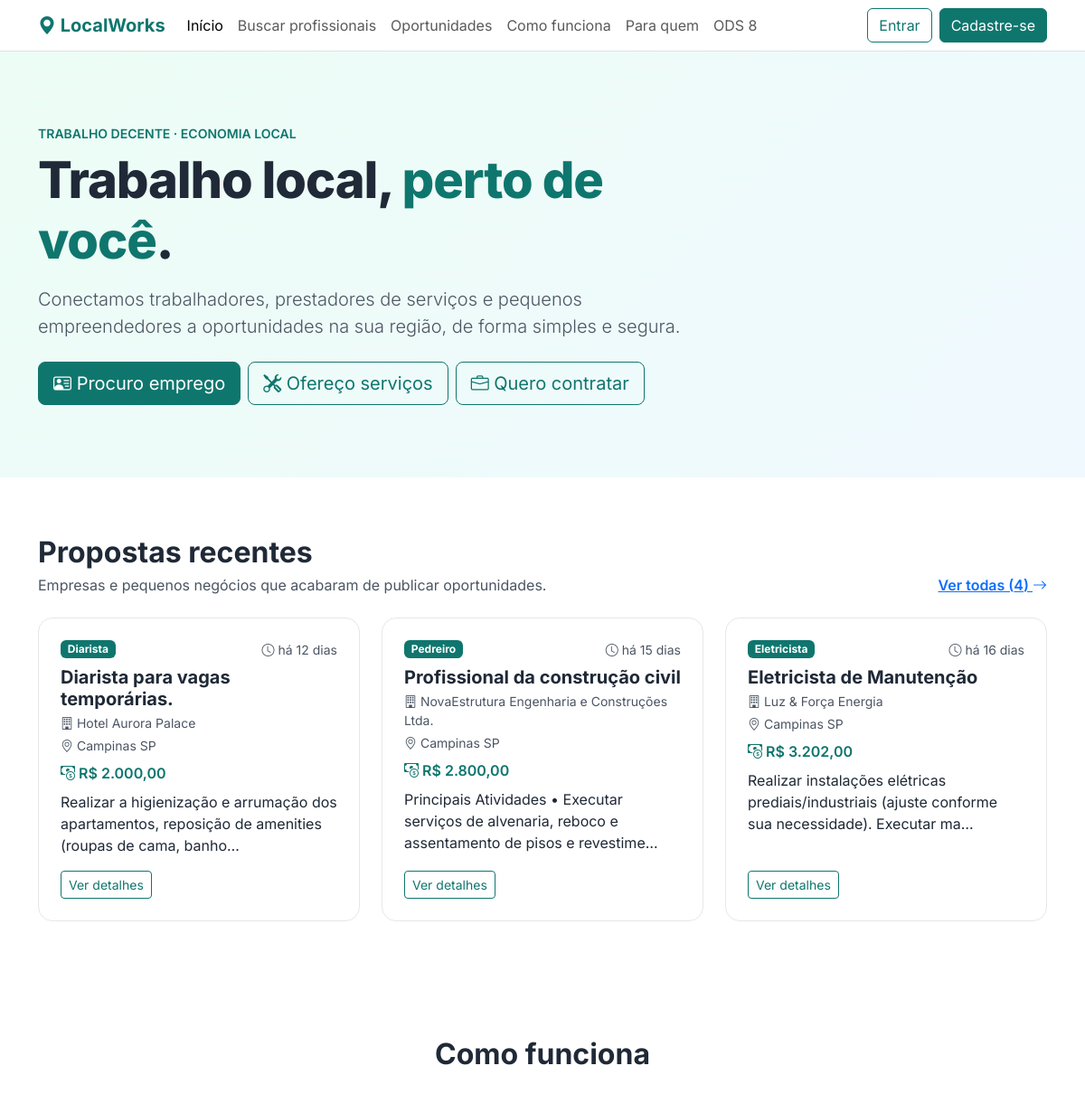
Before: / (upper part) with the older database file.
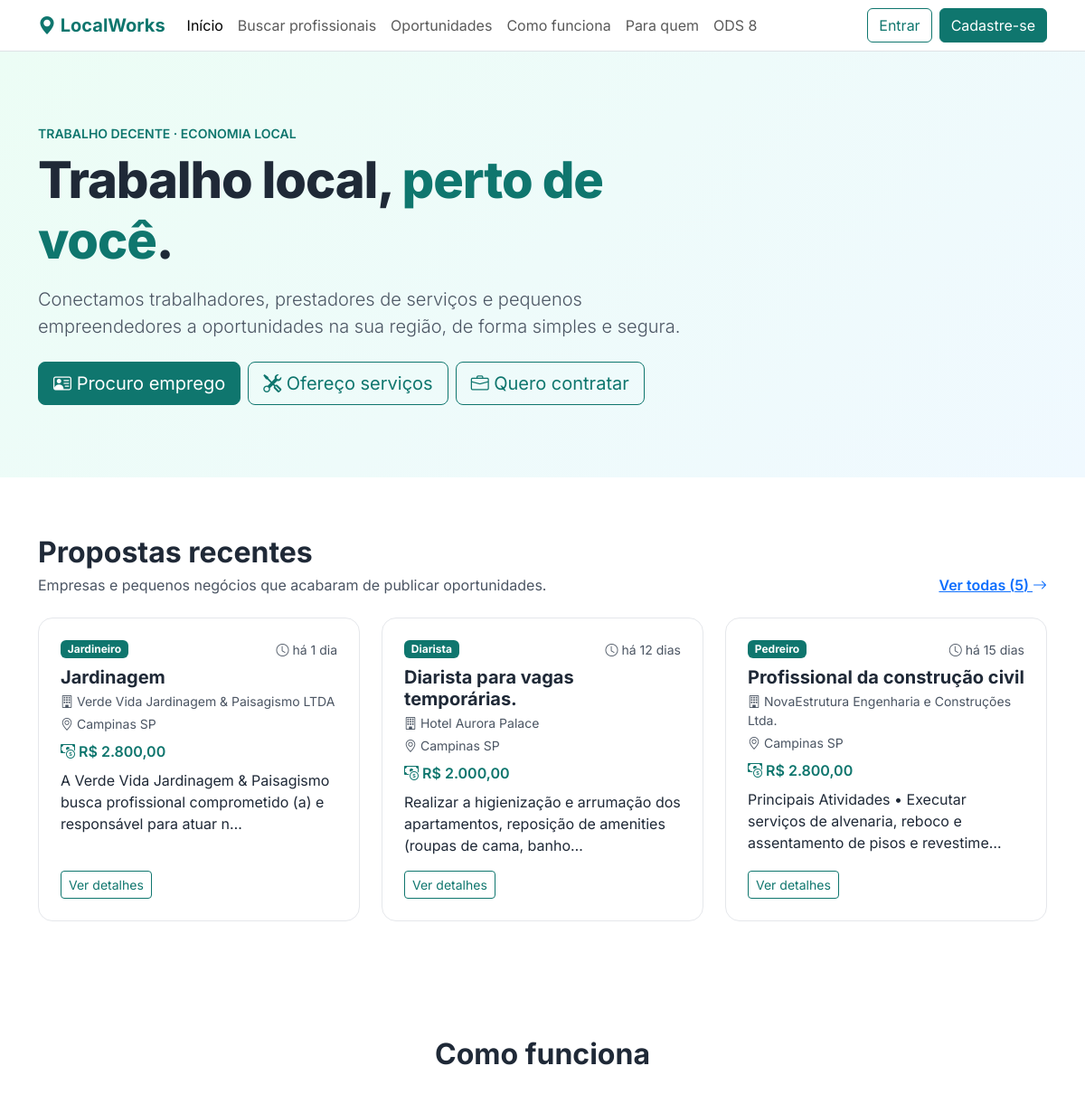
After: the same page with the newer database file.
### tables this page shows
CREATE TABLE `oportunidade` (
  `id_oportunidade` int(10) UNSIGNED NOT NULL,
  `titulo` varchar(100) NOT NULL,
  `descricao` text DEFAULT NULL,
  `localizacao` varchar(100) DEFAULT NULL,
  `valor_proposto` decimal(10,2) DEFAULT NULL,
  `publicada` tinyint(1) NOT NULL DEFAULT 1,
  `data_publicacao` datetime NOT NULL DEFAULT current_timestamp(),
  `id_contratante` int(10) UNSIGNED NOT NULL,
  `id_categoria` int(10) UNSIGNED NOT NULL
);

CREATE TABLE `categoria` (
  `id_categoria` int(10) UNSIGNED NOT NULL,
  `nome` varchar(100) NOT NULL,
  `descricao` text DEFAULT NULL,
  `aprovada` tinyint(1) NOT NULL DEFAULT 0
);

CREATE TABLE `contratante` (
  `id_contratante` int(10) UNSIGNED NOT NULL,
  `cnpj` varchar(18) DEFAULT NULL,
  `empresa` varchar(100) DEFAULT NULL
);

### includes/iniciar.php (called while the page is built, shortened)
<?php
require_once __DIR__ . '/../src/Conexao.php';
require_once __DIR__ . '/../src/Oportunidades.php';
function e(mixed $texto): string
{
    return htmlspecialchars((string) $texto, ENT_QUOTES, 'UTF-8');
}
function formatarValor(mixed $valor): string
{
    return 'R$ ' . number_format((float) $valor, 2, ',', '.');
}
function tempoDecorrido(?string $data): string
{
    try {
        $agora = new DateTimeImmutable('now');
        $inicio = new DateTimeImmutable($data);
    } catch (Throwable $ex) {
        return '';
    }
    $seg = $agora->getTimestamp() - $inicio->getTimestamp();
    $dias = intdiv($seg, 86400);
    if ($dias < 30) {
        return 'há ' . $dias . ($dias === 1 ? ' dia' : ' dias');
    }
    return 'em ' . $inicio->format('d/m/Y');
}
function usuarioLogado(): ?array
{
    return $_SESSION['usuario'] ?? null;
}

### src/Oportunidades.php (called while the page is built, shortened)
<?php
require_once __DIR__ . '/Conexao.php';
final class Oportunidades
{
    public static function recentes(int $limite = 3): array
    {
        $limite = max(1, min($limite, 12));
        $sql = '
            SELECT
                o.id_oportunidade,
                o.titulo,
                o.descricao,
                o.localizacao,
                o.valor_proposto,
                o.data_publicacao,
                c.nome AS categoria,
                ct.empresa
            FROM oportunidade o
            INNER JOIN categoria c
                ON c.id_categoria = o.id_categoria
            INNER JOIN contratante ct
                ON ct.id_contratante = o.id_contratante
            WHERE o.publicada = 1
            ORDER BY o.data_publicacao DESC, o.id_oportunidade DESC
            LIMIT ' . $limite;
        return Conexao::obter()->query($sql)->fetchAll();
    }
    public static function contar(): int
    {
        return (int) Conexao::obter()
            ->query('SELECT COUNT(*) FROM oportunidade WHERE publicada = 1')
            ->fetchColumn();
    }
}

### src/Conexao.php (called while the page is built, shortened)
<?php
final class Conexao
{
    private static ?PDO $pdo = null;
    public static function obter(): PDO
    {
        if (self::$pdo instanceof PDO) {
            return self::$pdo;
        }
        $host = '127.0.0.1';
        $porta = '3306';
        $banco = 'LocalWorks_DB';
        $usuario = 'root';
        $senha = '';
        $dsn = "mysql:host={$host};port={$porta};dbname={$banco};charset=utf8mb4";
        self::$pdo = new PDO($dsn, $usuario, $senha, [
            PDO::ATTR_ERRMODE => PDO::ERRMODE_EXCEPTION,
            PDO::ATTR_DEFAULT_FETCH_MODE => PDO::FETCH_ASSOC,
            PDO::ATTR_EMULATE_PREPARES => false,
        ]);
        return self::$pdo;
    }
}

### includes/cartao_proposta.php (the view)
<?php
$hTag = $hTag ?? 'h3';
?>
<div class="col-md-6 col-lg-4">
    <div class="cartao bg-white h-100 p-4 d-flex flex-column">
        <div class="d-flex justify-content-between align-items-start gap-2 mb-2">
            <span class="badge text-bg-primary"><?= e($o['categoria']) ?></span>
            <span class="small text-secondary text-nowrap">
                <i class="bi bi-clock"></i>
                <?= e(tempoDecorrido($o['data_publicacao'] ?? null)) ?>
            </span>
        </div>
        <<?= $hTag ?> class="h5 fw-bold mb-1"><?= e($o['titulo']) ?></<?= $hTag ?>>
        <p class="small text-secondary mb-1">
            <i class="bi bi-building"></i> <?= e($o['empresa'] ?: 'Contratante') ?>
        </p>
        <p class="small text-secondary mb-2">
            <i class="bi bi-geo-alt"></i> <?= e($o['localizacao'] ?: 'Local não informado') ?>
        </p>
        <p class="fw-semibold text-primary mb-2">
            <i class="bi bi-cash-coin"></i> <?= e(formatarValor($o['valor_proposto'] ?? null)) ?>
        </p>
        <p class="mb-3">
            <?= e(mb_strimwidth((string) $o['descricao'], 0, 100, '…')) ?>
        </p>
        <a class="btn btn-outline-primary btn-sm mt-auto align-self-start"
           href="oportunidade_detalhe.php?id=<?= (int) $o['id_oportunidade'] ?>">
            Ver detalhes
        </a>
    </div>
</div>

### includes/cabecalho.php (shortened to what this page needs)
<?php
require_once __DIR__ . '/iniciar.php';
$paginaAtiva = $paginaAtiva ?? '';
$usuarioNav = usuarioLogado();
?>
<!DOCTYPE html>
<html lang="pt-BR">
<head>
    <link href="https://cdn.jsdelivr.net/npm/bootstrap@5.3.3/dist/css/bootstrap.min.css" rel="stylesheet">
    <link href="https://cdn.jsdelivr.net/npm/bootstrap-icons@1.11.3/font/bootstrap-icons.min.css" rel="stylesheet">
    <link href="assets/css/estilo.css" rel="stylesheet">
</head>
<body>
    <nav class="navbar navbar-expand-lg bg-white border-bottom sticky-top">
        <div class="container">
            <a class="navbar-brand fw-bold text-primary" href="index.php">
                <i class="bi bi-geo-alt-fill"></i> LocalWorks
            </a>
            <div class="collapse navbar-collapse" id="menu">
                <ul class="navbar-nav me-auto">
                    <li class="nav-item">
                        <a class="nav-link <?= $paginaAtiva === 'inicio' ? 'active' : '' ?>" href="index.php">Início</a>
                    </li>
                    <li class="nav-item">
                        <a class="nav-link <?= $paginaAtiva === 'buscar' ? 'active' : '' ?>" href="buscar.php">Buscar profissionais</a>
                    </li>
                    <li class="nav-item">
                        <a class="nav-link <?= $paginaAtiva === 'oportunidades' ? 'active' : '' ?>" href="oportunidades.php">Oportunidades</a>
                    </li>
                    <li class="nav-item">
                        <a class="nav-link" href="index.php#como-funciona">Como funciona</a>
                    </li>
                    <li class="nav-item">
                        <a class="nav-link" href="index.php#para-quem">Para quem</a>
                    </li>
                    <li class="nav-item">
                        <a class="nav-link" href="index.php#ods8">ODS 8</a>
                    </li>
                </ul>
                <div class="d-flex gap-2 align-items-center">
                    <?php if ($usuarioNav): ?>
                        <a class="btn btn-outline-primary" href="painel.php">
                            <i class="bi bi-person-circle"></i>
                            <?= e(explode(' ', $usuarioNav['nome'])[0]) ?>
                        </a>
                        <form method="post" action="sair.php" class="m-0">
                            <?= csrfCampo() ?>
                            <button class="btn btn-primary" type="submit">Sair</button>
                        </form>
                    <?php else: ?>
                        <a class="btn btn-outline-primary" href="login.php">Entrar</a>
                        <a class="btn btn-primary" href="cadastro.php">Cadastre-se</a>
                    <?php endif; ?>
                </div>
            </div>
        </div>
    </nav>
    <main id="conteudo">

### public/index.php (shortened to what this page needs)
<?php
require_once __DIR__ . '/../includes/iniciar.php';
$recentes = [];
$totalAbertas = 0;
try {
    $recentes = Oportunidades::recentes(3);
    $totalAbertas = Oportunidades::contar();
} catch (Throwable $ex) {
    error_log('index.php: ' . $ex->getMessage());
}
$paginaAtiva = 'inicio';
require_once __DIR__ . '/../includes/cabecalho.php';
?>
<section class="hero">
    <div class="container text-center text-lg-start">
        <div class="row align-items-center">
            <div class="col-lg-8">
                <p class="text-uppercase fw-semibold small text-primary mb-2">
                    Trabalho decente · Economia local
                </p>
                <h1 class="display-4 mb-3">
                    Trabalho local, <span class="destaque">perto de você</span>.
                </h1>
                <p class="lead text-secondary mb-4">
                    Conectamos trabalhadores, prestadores de serviços e pequenos empreendedores
                    a oportunidades na sua região, de forma simples e segura.
                </p>
                <div class="d-flex flex-column flex-sm-row flex-wrap gap-2 justify-content-center justify-content-lg-start">
                    <a href="cadastro.php?tipo=candidato" class="btn btn-primary btn-lg">
                        <i class="bi bi-person-vcard"></i> Procuro emprego
                    </a>
                    <a href="cadastro.php?tipo=trabalhador" class="btn btn-outline-primary btn-lg">
                        <i class="bi bi-tools"></i> Ofereço serviços
                    </a>
                    <a href="cadastro.php?tipo=contratante" class="btn btn-outline-primary btn-lg">
                        <i class="bi bi-briefcase"></i> Quero contratar
                    </a>
                </div>
            </div>
        </div>
    </div>
</section>
<?php if ($recentes): ?>
<section id="propostas" class="secao">
    <div class="container">
        <div class="d-flex flex-column flex-md-row justify-content-between align-items-md-end gap-2 mb-4">
            <div>
                <h2 class="fw-bold mb-1">Propostas recentes</h2>
                <p class="text-secondary mb-0">
                    Empresas e pequenos negócios que acabaram de publicar oportunidades.
                </p>
            </div>
            <a class="fw-semibold" href="oportunidades.php">
                Ver todas (<?= (int) $totalAbertas ?>) <i class="bi bi-arrow-right"></i>
            </a>
        </div>
        <div class="row g-4">
            <?php
            $hTag = 'h3';
            foreach ($recentes as $o) {
                include __DIR__ . '/../includes/cartao_proposta.php';
            }
            ?>
        </div>
    </div>
</section>
<?php endif; ?>
<section id="como-funciona" class="secao">
    <div class="container">
        <h2 class="fw-bold text-center mb-5">Como funciona</h2>
        <div class="row g-4">
        </div>
    </div>
</section>
<?php require_once __DIR__ . '/../includes/rodape.php'; ?>

### includes/rodape.php (shortened to what this page needs)
    </main>
</body>
</html>

### public/assets/css/estilo.css (style rules this page uses)
:root { --lw-primaria: #0f766e; --lw-primaria-escura: #0b5f59; --lw-destaque: #f59e0b; --bs-primary: #0f766e; --bs-primary-rgb: 15, 118, 110; --bs-link-color: #0f766e; --bs-link-hover-color: #0b5f59; --bs-font-sans-serif: 'Inter', system-ui, -apple-system, 'Segoe UI', sans-serif; }
body { color: #1f2937; }
.btn-primary { --bs-btn-bg: var(--lw-primaria); --bs-btn-border-color: var(--lw-primaria); --bs-btn-hover-bg: var(--lw-primaria-escura); --bs-btn-hover-border-color: var(--lw-primaria-escura); --bs-btn-active-bg: var(--lw-primaria-escura); --bs-btn-active-border-color: var(--lw-primaria-escura); }
.btn-outline-primary { --bs-btn-color: var(--lw-primaria); --bs-btn-border-color: var(--lw-primaria); --bs-btn-hover-bg: var(--lw-primaria); --bs-btn-hover-border-color: var(--lw-primaria); --bs-btn-active-bg: var(--lw-primaria); --bs-btn-active-border-color: var(--lw-primaria); }
.hero { background: linear-gradient(135deg, #ecfdf5 0%, #f0f9ff 100%); padding: 5rem 0; }
.hero h1 { font-weight: 800; letter-spacing: -0.02em; }
.hero .destaque { color: var(--lw-primaria); }
.secao { padding: 4rem 0; }
.cartao { border: 1px solid #e5e7eb; border-radius: 1rem; transition: transform 0.15s, box-shadow 0.15s; }
.text-secondary { color: #4b5563 !important; }

Changed rows visible on the page:
no longer on this page (row unchanged): oportunidade: id_categoria.nome "Eletricista", data_publicacao "há 16 dias", titulo "Eletricista de Manutenção", id_contratante.empresa "Luz & Força Energia", localizacao "Campinas SP", valor_proposto "R$ 3.202,00", descricao "Realizar instalações elétricas prediais/industriais (ajuste conforme sua necessidade). Executar ma…"
added oportunidade: id_categoria.nome "Jardineiro", data_publicacao "há 1 dia", titulo "Jardinagem", id_contratante.empresa "Verde Vida Jardinagem & Paisagismo LTDA", localizacao "Campinas SP", valor_proposto "R$ 2.800,00", descricao "A Verde Vida Jardinagem & Paisagismo busca profissional comprometido (a) e responsável para atuar n…"
Other visible differences:
$totalAbertas: "4" → "5"
